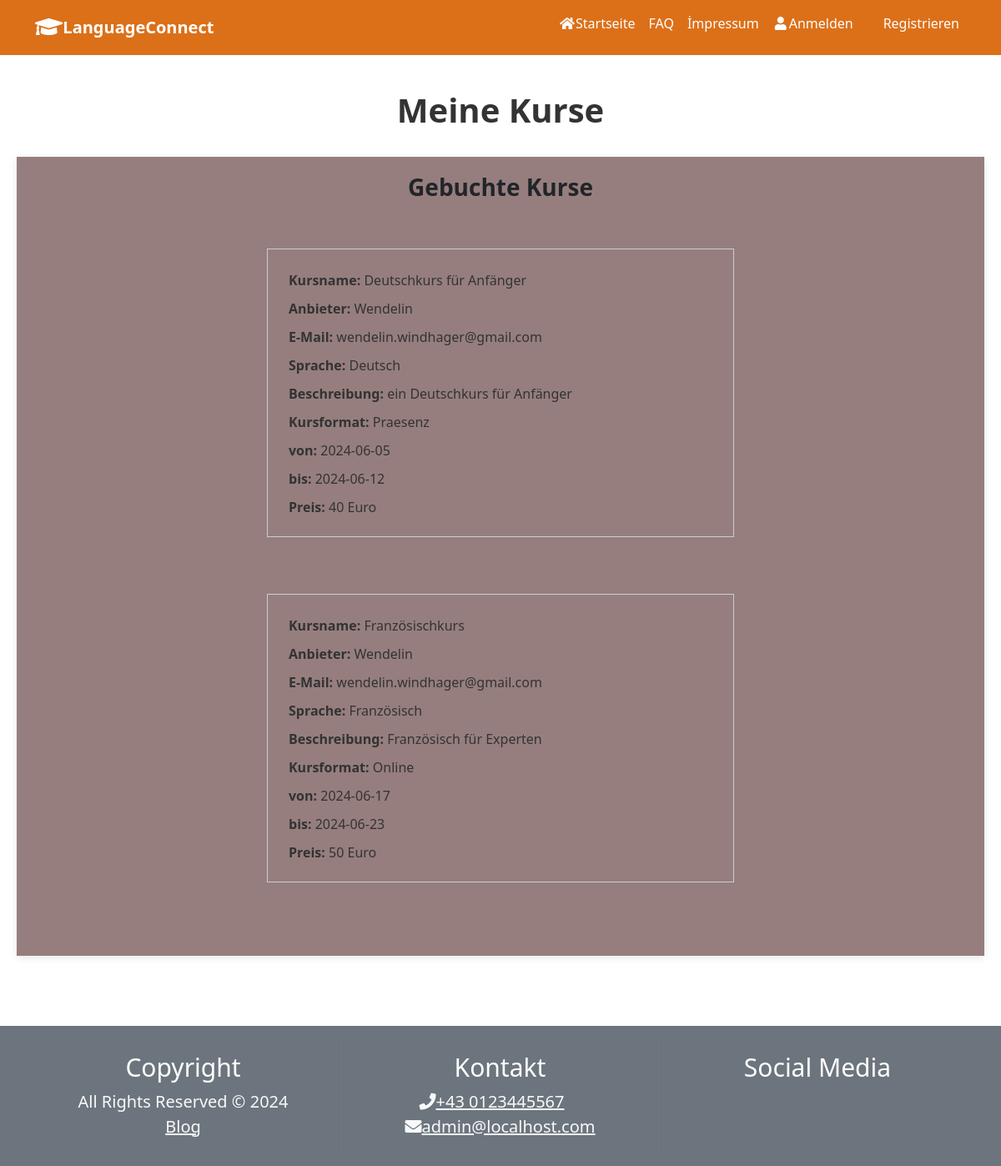
Page /frontend/meine-kurse.php on the earlier database version.
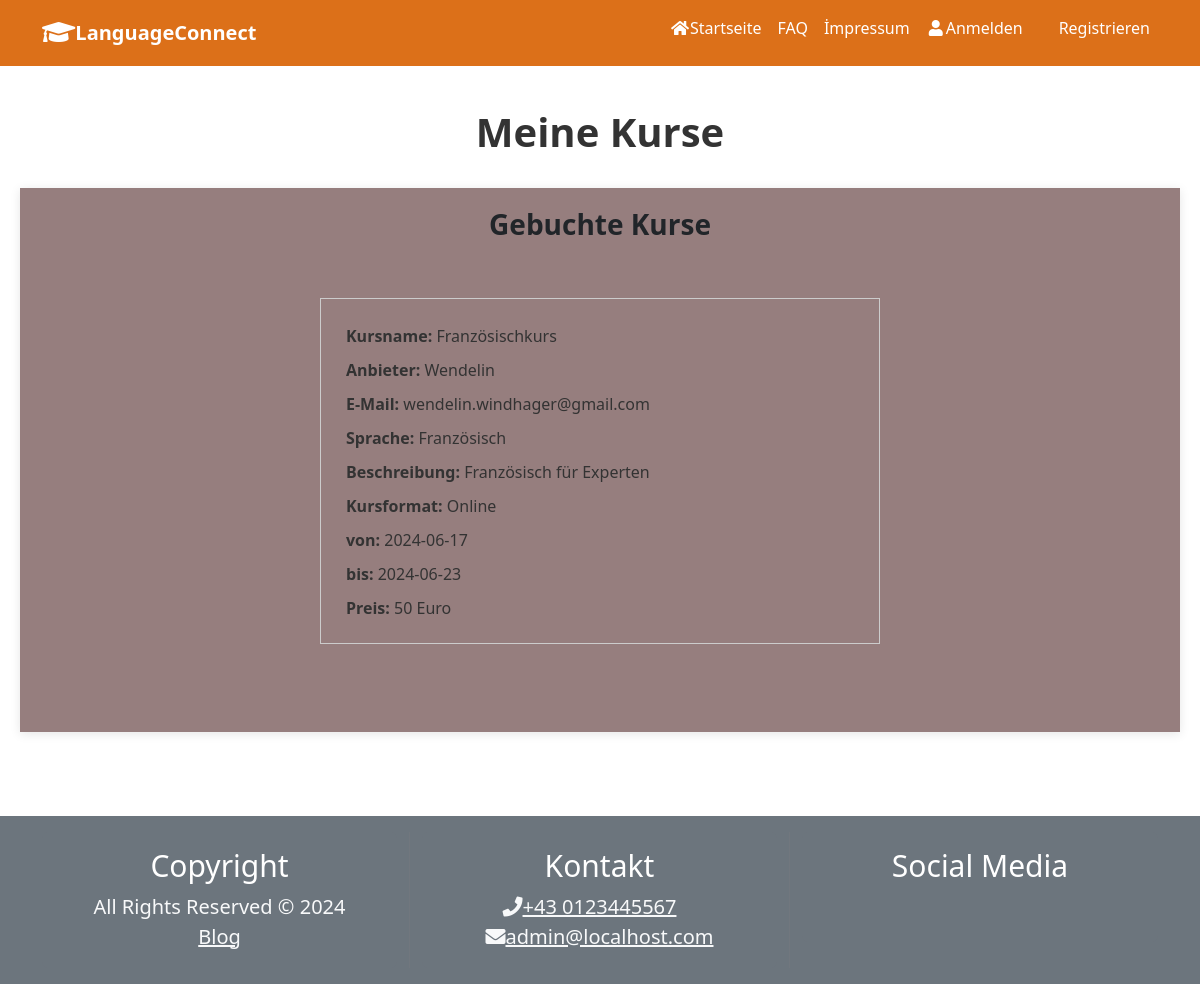
Same page on the later database version.
### tables this page shows
CREATE TABLE `kurse` (
                         `Kursname` text NOT NULL,
                         `Anbieter_Email` text NOT NULL,
                         `Anbieter` text NOT NULL,
                         `Sprache` text NOT NULL,
                         `Beschreibung` text NOT NULL,
                         `Kursformat` enum('Online','Praesenz') NOT NULL,
                         `Zielgruppe` enum('Anfaenger','Fortgeschritten','Experte') NOT NULL,
                         `Kursdauer_Anfang` date NOT NULL,
                         `Kursdauer_Ende` date NOT NULL,
                         `Preis` int(11) NOT NULL,
                         `Gebucht` tinyint(1) NOT NULL,
                         `Gebucht_von` text NOT NULL,
                         `KursID` int(11) NOT NULL
);

### frontend/meine-kurse.php (the view, shortened to what this page needs)
<!DOCTYPE html>
<html lang="de">
<head>
    <link href="https://cdn.jsdelivr.net/npm/bootstrap@5.3.3/dist/css/bootstrap.min.css" rel="stylesheet">
    <link rel="stylesheet" href="https://cdnjs.cloudflare.com/ajax/libs/font-awesome/5.15.4/css/all.min.css">
    <link rel="stylesheet" href="../css/style.css">
</head>
<body>
<header>
    <?php include './navbar.php'; ?>
</header>
<main>
    <br><br><h1 class="welcome-heading"><b>Meine Kurse</b></h1><br>
    <div class="profile-container">
        <?php
        $db = getDBConnection();
        $currentuser = $_SESSION['username'];
        $query = "SELECT Kursname, Anbieter, Anbieter_Email, Sprache, Beschreibung, Kursformat, Kursdauer_Anfang, Kursdauer_Ende, Preis, KursID
                  FROM kurse
                  WHERE Gebucht_von = '$currentuser'";
        $result = mysqli_query($db, $query);
        if(!isset($_SESSION['isTutor'])) {
            echo "<h3><b>Gebuchte Kurse</b></h3><br>";
            echo "<br>";
        }
            if (mysqli_num_rows($result) > 0) {
                while ($row = mysqli_fetch_assoc($result)) {
                    echo '<div class="profile-info">';
                    echo '<p><strong>Kursname:</strong> ' . $row["Kursname"] . '</p>';
                    echo '<p><strong>Anbieter:</strong> ' . $row["Anbieter"] . '</p>';
                    echo '<p><strong>E-Mail:</strong> ' . $row["Anbieter_Email"] . '</p>';
                    echo '<p><strong>Sprache:</strong> ' . $row["Sprache"] . '</p>';
                    echo '<p><strong>Beschreibung:</strong> ' . $row["Beschreibung"] . '</p>';
                    echo '<p><strong>Kursformat:</strong> ' . $row["Kursformat"] . '</p>';
                    echo '<p><strong>von:</strong> ' . $row["Kursdauer_Anfang"] . '</p>';
                    echo '<p><strong>bis:</strong> ' . $row["Kursdauer_Ende"] . '</p>';
                    echo '<p><strong>Preis:</strong> ' . $row["Preis"] . ' Euro</p>';
                    echo '</div>';
                    echo '<br><br>';
                }
            } else {
                if(!isset($_SESSION['isTutor'])){
                echo "Keine gebuchten Kurse gefunden.<br><br>";}
            }
        ?>
    </div>
</main>
<footer>
    <?php include './footer.php'; ?>
</footer>
</body>
</html>

Differences in the rows shown:
no longer on this page (row edited): kurse: Kursname "Deutschkurs für Anfänger", Anbieter "Wendelin", Anbieter_Email "wendelin.windhager@gmail.com", Sprache "Deutsch", Beschreibung "ein Deutschkurs für Anfänger", Kursformat "Praesenz", Kursdauer_Anfang "2024-06-05", Kursdauer_Ende "2024-06-12", Preis "40"
